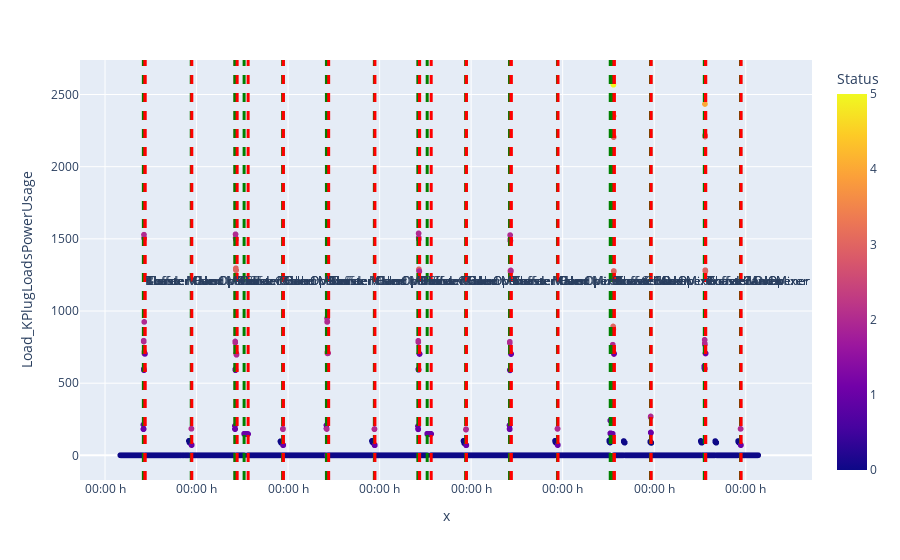

This figure's notebook cell:
### Code cell
fig = px.scatter(kitchenplugs, x=[time.timestamp()*1000 for time in kitchenplugs["Timestamp"]], y="Load_KPlugLoadsPowerUsage", color="Status")
for appliance, df in appliance_dict.items():
    for index in df.index:
        fig.add_vline(x=df.loc[index, "Timestamp"].timestamp()*1000, line_width=3, line_dash="dash",
                      annotation_text=df.loc[index, "Appliance"], line_color=df.loc[index, "Color"])  #

# fig.update_layout(
#     xaxis_tickformat = "yyyy-mm-dd HH:MM:SS"
# )

fig.update_layout(
            xaxis = {'type': 'date','tickformat': '%Y-%m-%d %H:%M:%S'},
            annotations=[{**a, **{"y":.5}}  for a in fig.to_dict()["layout"]["annotations"]]
            )

fig.update_layout(
    xaxis_tickformatstops = [
        dict(dtickrange=[None, 60000], value="%H:%M:%S s"),
        dict(dtickrange=[60000, 3600000], value="%H:%M m"),
        dict(dtickrange=[3600000, 86400000], value="%H:%M h"),
        dict(dtickrange=[86400000, 604800000], value="%e. %b d"),
        dict(dtickrange=[604800000, "M1"], value="%e. %b w"),
        dict(dtickrange=["M1", "M12"], value="%b '%y M"),
        dict(dtickrange=["M12", None], value="%Y Y")
    ]
)


fig.show()

### Figure 1 — Plotly figure (JSON) as saved in the notebook; plotly's stock layout.template omitted (floating-point values rounded to 4 significant figures; data arrays with more than 128 entries replaced by an {"elided": "..."} marker saying what was removed)
{"data": [{"hovertemplate": "x=%{x}<br>Load_KPlugLoadsPowerUsage=%{y}<br>Status=%{marker.color}<extra></extra>", "legendgroup": "", "marker": {"color": {"elided": "10001 float values"}, "coloraxis": "coloraxis", "symbol": "circle"}, "mode": "markers", "name": "", "showlegend": false, "x": {"elided": "10001 float values"}, "xaxis": "x", "y": {"elided": "10001 float values"}, "yaxis": "y", "type": "scattergl"}], "layout": {"xaxis": {"anchor": "y", "domain": [0.0, 1.0], "title": {"text": "x"}, "type": "date", "tickformat": "%Y-%m-%d %H:%M:%S", "tickformatstops": [{"dtickrange": [null, 60000], "value": "%H:%M:%S s"}, {"dtickrange": [60000, 3600000], "value": "%H:%M m"}, {"dtickrange": [3600000, 86400000], "value": "%H:%M h"}, {"dtickrange": [86400000, 604800000], "value": "%e. %b d"}, {"dtickrange": [604800000, "M1"], "value": "%e. %b w"}, {"dtickrange": ["M1", "M12"], "value": "%b '%y M"}, {"dtickrange": ["M12", null], "value": "%Y Y"}]}, "yaxis": {"anchor": "x", "domain": [0.0, 1.0], "title": {"text": "Load_KPlugLoadsPowerUsage"}}, "coloraxis": {"colorbar": {"title": {"text": "Status"}}, "colorscale": [[0.0, "#0d0887"], [0.1111, "#46039f"], [0.2222, "#7201a8"], [0.3333, "#9c179e"], [0.4444, "#bd3786"], [0.5556, "#d8576b"], [0.6667, "#ed7953"], [0.7778, "#fb9f3a"], [0.8889, "#fdca26"], [1.0, "#f0f921"]]}, "legend": {"tracegroupgap": 0}, "margin": {"t": 60}, "shapes": [{"line": {"color": "green", "dash": "dash", "width": 3}, "type": "line", "x0": 1373000000000.0, "x1": 1373000000000.0, "xref": "x", "y0": 0, "y1": 1, "yref": "y domain"}, {"line": {"color": "red", "dash": "dash", "width": 3}, "type": "line", "x0": 1373000000000.0, "x1": 1373000000000.0, "xref": "x", "y0": 0, "y1": 1, "yref": "y domain"}, {"line": {"color": "green", "dash": "dash", "width": 3}, "type": "line", "x0": 1373000000000.0, "x1": 1373000000000.0, "xref": "x", "y0": 0, "y1": 1, "yref": "y domain"}, {"line": {"color": "red", "dash": "dash", "width": 3}, "type": "line", "x0": 1373000000000.0, "x1": 1373000000000.0, "xref": "x", "y0": 0, "y1": 1, "yref": "y domain"}, {"line": {"color": "green", "dash": "dash", "width": 3}, "type": "line", "x0": 1373000000000.0, "x1": 1373000000000.0, "xref": "x", "y0": 0, "y1": 1, "yref": "y domain"}, {"line": {"color": "red", "dash": "dash", "width": 3}, "type": "line", "x0": 1373000000000.0, "x1": 1373000000000.0, "xref": "x", "y0": 0, "y1": 1, "yref": "y domain"}, {"line": {"color": "green", "dash": "dash", "width": 3}, "type": "line", "x0": 1373000000000.0, "x1": 1373000000000.0, "xref": "x", "y0": 0, "y1": 1, "yref": "y domain"}, {"line": {"color": "red", "dash": "dash", "width": 3}, "type": "line", "x0": 1373000000000.0, "x1": 1373000000000.0, "xref": "x", "y0": 0, "y1": 1, "yref": "y domain"}, {"line": {"color": "green", "dash": "dash", "width": 3}, "type": "line", "x0": 1373000000000.0, "x1": 1373000000000.0, "xref": "x", "y0": 0, "y1": 1, "yref": "y domain"}, {"line": {"color": "red", "dash": "dash", "width": 3}, "type": "line", "x0": 1373000000000.0, "x1": 1373000000000.0, "xref": "x", "y0": 0, "y1": 1, "yref": "y domain"}, {"line": {"color": "green", "dash": "dash", "width": 3}, "type": "line", "x0": 1373000000000.0, "x1": 1373000000000.0, "xref": "x", "y0": 0, "y1": 1, "yref": "y domain"}, {"line": {"color": "red", "dash": "dash", "width": 3}, "type": "line", "x0": 1373000000000.0, "x1": 1373000000000.0, "xref": "x", "y0": 0, "y1": 1, "yref": "y domain"}, {"line": {"color": "green", "dash": "dash", "width": 3}, "type": "line", "x0": 1373000000000.0, "x1": 1373000000000.0, "xref": "x", "y0": 0, "y1": 1, "yref": "y domain"}, {"line": {"color": "red", "dash": "dash", "width": 3}, "type": "line", "x0": 1373000000000.0, "x1": 1373000000000.0, "xref": "x", "y0": 0, "y1": 1, "yref": "y domain"}, {"line": {"color": "green", "dash": "dash", "width": 3}, "type": "line", "x0": 1373000000000.0, "x1": 1373000000000.0, "xref": "x", "y0": 0, "y1": 1, "yref": "y domain"}, {"line": {"color": "red", "dash": "dash", "width": 3}, "type": "line", "x0": 1373000000000.0, "x1": 1373000000000.0, "xref": "x", "y0": 0, "y1": 1, "yref": "y domain"}, {"line": {"color": "green", "dash": "dash", "width": 3}, "type": "line", "x0": 1373000000000.0, "x1": 1373000000000.0, "xref": "x", "y0": 0, "y1": 1, "yref": "y domain"}, {"line": {"color": "red", "dash": "dash", "width": 3}, "type": "line", "x0": 1373000000000.0, "x1": 1373000000000.0, "xref": "x", "y0": 0, "y1": 1, "yref": "y domain"}, {"line": {"color": "green", "dash": "dash", "width": 3}, "type": "line", "x0": 1373000000000.0, "x1": 1373000000000.0, "xref": "x", "y0": 0, "y1": 1, "yref": "y domain"}, {"line": {"color": "red", "dash": "dash", "width": 3}, "type": "line", "x0": 1373000000000.0, "x1": 1373000000000.0, "xref": "x", "y0": 0, "y1": 1, "yref": "y domain"}, {"line": {"color": "green", "dash": "dash", "width": 3}, "type": "line", "x0": 1373000000000.0, "x1": 1373000000000.0, "xref": "x", "y0": 0, "y1": 1, "yref": "y domain"}, {"line": {"color": "red", "dash": "dash", "width": 3}, "type": "line", "x0": 1373000000000.0, "x1": 1373000000000.0, "xref": "x", "y0": 0, "y1": 1, "yref": "y domain"}, {"line": {"color": "green", "dash": "dash", "width": 3}, "type": "line", "x0": 1373000000000.0, "x1": 1373000000000.0, "xref": "x", "y0": 0, "y1": 1, "yref": "y domain"}, {"line": {"color": "red", "dash": "dash", "width": 3}, "type": "line", "x0": 1373000000000.0, "x1": 1373000000000.0, "xref": "x", "y0": 0, "y1": 1, "yref": "y domain"}, {"line": {"color": "green", "dash": "dash", "width": 3}, "type": "line", "x0": 1373000000000.0, "x1": 1373000000000.0, "xref": "x", "y0": 0, "y1": 1, "yref": "y domain"}, {"line": {"color": "red", "dash": "dash", "width": 3}, "type": "line", "x0": 1373000000000.0, "x1": 1373000000000.0, "xref": "x", "y0": 0, "y1": 1, "yref": "y domain"}, {"line": {"color": "green", "dash": "dash", "width": 3}, "type": "line", "x0": 1373000000000.0, "x1": 1373000000000.0, "xref": "x", "y0": 0, "y1": 1, "yref": "y domain"}, {"line": {"color": "red", "dash": "dash", "width": 3}, "type": "line", "x0": 1373000000000.0, "x1": 1373000000000.0, "xref": "x", "y0": 0, "y1": 1, "yref": "y domain"}, {"line": {"color": "green", "dash": "dash", "width": 3}, "type": "line", "x0": 1373000000000.0, "x1": 1373000000000.0, "xref": "x", "y0": 0, "y1": 1, "yref": "y domain"}, {"line": {"color": "red", "dash": "dash", "width": 3}, "type": "line", "x0": 1373000000000.0, "x1": 1373000000000.0, "xref": "x", "y0": 0, "y1": 1, "yref": "y domain"}, {"line": {"color": "green", "dash": "dash", "width": 3}, "type": "line", "x0": 1373000000000.0, "x1": 1373000000000.0, "xref": "x", "y0": 0, "y1": 1, "yref": "y domain"}, {"line": {"color": "red", "dash": "dash", "width": 3}, "type": "line", "x0": 1373000000000.0, "x1": 1373000000000.0, "xref": "x", "y0": 0, "y1": 1, "yref": "y domain"}, {"line": {"color": "green", "dash": "dash", "width": 3}, "type": "line", "x0": 1373000000000.0, "x1": 1373000000000.0, "xref": "x", "y0": 0, "y1": 1, "yref": "y domain"}, {"line": {"color": "red", "dash": "dash", "width": 3}, "type": "line", "x0": 1373000000000.0, "x1": 1373000000000.0, "xref": "x", "y0": 0, "y1": 1, "yref": "y domain"}, {"line": {"color": "green", "dash": "dash", "width": 3}, "type": "line", "x0": 1373000000000.0, "x1": 1373000000000.0, "xref": "x", "y0": 0, "y1": 1, "yref": "y domain"}, {"line": {"color": "red", "dash": "dash", "width": 3}, "type": "line", "x0": 1373000000000.0, "x1": 1373000000000.0, "xref": "x", "y0": 0, "y1": 1, "yref": "y domain"}, {"line": {"color": "green", "dash": "dash", "width": 3}, "type": "line", "x0": 1373000000000.0, "x1": 1373000000000.0, "xref": "x", "y0": 0, "y1": 1, "yref": "y domain"}, {"line": {"color": "red", "dash": "dash", "width": 3}, "type": "line", "x0": 1373000000000.0, "x1": 1373000000000.0, "xref": "x", "y0": 0, "y1": 1, "yref": "y domain"}, {"line": {"color": "green", "dash": "dash", "width": 3}, "type": "line", "x0": 1373000000000.0, "x1": 1373000000000.0, "xref": "x", "y0": 0, "y1": 1, "yref": "y domain"}, {"line": {"color": "red", "dash": "dash", "width": 3}, "type": "line", "x0": 1373000000000.0, "x1": 1373000000000.0, "xref": "x", "y0": 0, "y1": 1, "yref": "y domain"}, {"line": {"color": "green", "dash": "dash", "width": 3}, "type": "line", "x0": 1373000000000.0, "x1": 1373000000000.0, "xref": "x", "y0": 0, "y1": 1, "yref": "y domain"}, {"line": {"color": "red", "dash": "dash", "width": 3}, "type": "line", "x0": 1373000000000.0, "x1": 1373000000000.0, "xref": "x", "y0": 0, "y1": 1, "yref": "y domain"}, {"line": {"color": "green", "dash": "dash", "width": 3}, "type": "line", "x0": 1373000000000.0, "x1": 1373000000000.0, "xref": "x", "y0": 0, "y1": 1, "yref": "y domain"}, {"line": {"color": "red", "dash": "dash", "width": 3}, "type": "line", "x0": 1373000000000.0, "x1": 1373000000000.0, "xref": "x", "y0": 0, "y1": 1, "yref": "y domain"}, {"line": {"color": "green", "dash": "dash", "width": 3}, "type": "line", "x0": 1373000000000.0, "x1": 1373000000000.0, "xref": "x", "y0": 0, "y1": 1, "yref": "y domain"}, {"line": {"color": "red", "dash": "dash", "width": 3}, "type": "line", "x0": 1373000000000.0, "x1": 1373000000000.0, "xref": "x", "y0": 0, "y1": 1, "yref": "y domain"}, {"line": {"color": "green", "dash": "dash", "width": 3}, "type": "line", "x0": 1373000000000.0, "x1": 1373000000000.0, "xref": "x", "y0": 0, "y1": 1, "yref": "y domain"}, {"line": {"color": "red", "dash": "dash", "width": 3}, "type": "line", "x0": 1373000000000.0, "x1": 1373000000000.0, "xref": "x", "y0": 0, "y1": 1, "yref": "y domain"}, {"line": {"color": "green", "dash": "dash", "width": 3}, "type": "line", "x0": 1373000000000.0, "x1": 1373000000000.0, "xref": "x", "y0": 0, "y1": 1, "yref": "y domain"}, {"line": {"color": "red", "dash": "dash", "width": 3}, "type": "line", "x0": 1373000000000.0, "x1": 1373000000000.0, "xref": "x", "y0": 0, "y1": 1, "yref": "y domain"}, {"line": {"color": "green", "dash": "dash", "width": 3}, "type": "line", "x0": 1373000000000.0, "x1": 1373000000000.0, "xref": "x", "y0": 0, "y1": 1, "yref": "y domain"}, {"line": {"color": "red", "dash": "dash", "width": 3}, "type": "line", "x0": 1373000000000.0, "x1": 1373000000000.0, "xref": "x", "y0": 0, "y1": 1, "yref": "y domain"}, {"line": {"color": "green", "dash": "dash", "width": 3}, "type": "line", "x0": 1373000000000.0, "x1": 1373000000000.0, "xref": "x", "y0": 0, "y1": 1, "yref": "y domain"}, {"line": {"color": "red", "dash": "dash", "width": 3}, "type": "line", "x0": 1373000000000.0, "x1": 1373000000000.0, "xref": "x", "y0": 0, "y1": 1, "yref": "y domain"}, {"line": {"color": "green", "dash": "dash", "width": 3}, "type": "line", "x0": 1373000000000.0, "x1": 1373000000000.0, "xref": "x", "y0": 0, "y1": 1, "yref": "y domain"}, {"line": {"color": "red", "dash": "dash", "width": 3}, "type": "line", "x0": 1373000000000.0, "x1": 1373000000000.0, "xref": "x", "y0": 0, "y1": 1, "yref": "y domain"}, {"line": {"color": "green", "dash": "dash", "width": 3}, "type": "line", "x0": 1373000000000.0, "x1": 1373000000000.0, "xref": "x", "y0": 0, "y1": 1, "yref": "y domain"}, {"line": {"color": "red", "dash": "dash", "width": 3}, "type": "line", "x0": 1373000000000.0, "x1": 1373000000000.0, "xref": "x", "y0": 0, "y1": 1, "yref": "y domain"}, {"line": {"color": "green", "dash": "dash", "width": 3}, "type": "line", "x0": 1373000000000.0, "x1": 1373000000000.0, "xref": "x", "y0": 0, "y1": 1, "yref": "y domain"}, {"line": {"color": "red", "dash": "dash", "width": 3}, "type": "line", "x0": 1373000000000.0, "x1": 1373000000000.0, "xref": "x", "y0": 0, "y1": 1, "yref": "y domain"}, {"line": {"color": "green", "dash": "dash", "width": 3}, "type": "line", "x0": 1373000000000.0, "x1": 1373000000000.0, "xref": "x", "y0": 0, "y1": 1, "yref": "y domain"}, {"line": {"color": "red", "dash": "dash", "width": 3}, "type": "line", "x0": 1373000000000.0, "x1": 1373000000000.0, "xref": "x", "y0": 0, "y1": 1, "yref": "y domain"}, {"line": {"color": "green", "dash": "dash", "width": 3}, "type": "line", "x0": 1373000000000.0, "x1": 1373000000000.0, "xref": "x", "y0": 0, "y1": 1, "yref": "y domain"}, {"line": {"color": "red", "dash": "dash", "width": 3}, "type": "line", "x0": 1373000000000.0, "x1": 1373000000000.0, "xref": "x", "y0": 0, "y1": 1, "yref": "y domain"}, {"line": {"color": "green", "dash": "dash", "width": 3}, "type": "line", "x0": 1373000000000.0, "x1": 1373000000000.0, "xref": "x", "y0": 0, "y1": 1, "yref": "y domain"}, {"line": {"color": "red", "dash": "dash", "width": 3}, "type": "line", "x0": 1373000000000.0, "x1": 1373000000000.0, "xref": "x", "y0": 0, "y1": 1, "yref": "y domain"}, {"line": {"color": "green", "dash": "dash", "width": 3}, "type": "line", "x0": 1373000000000.0, "x1": 1373000000000.0, "xref": "x", "y0": 0, "y1": 1, "yref": "y domain"}, {"line": {"color": "red", "dash": "dash", "width": 3}, "type": "line", "x0": 1373000000000.0, "x1": 1373000000000.0, "xref": "x", "y0": 0, "y1": 1, "yref": "y domain"}, {"line": {"color": "green", "dash": "dash", "width": 3}, "type": "line", "x0": 1373000000000.0, "x1": 1373000000000.0, "xref": "x", "y0": 0, "y1": 1, "yref": "y domain"}, {"line": {"color": "red", "dash": "dash", "width": 3}, "type": "line", "x0": 1373000000000.0, "x1": 1373000000000.0, "xref": "x", "y0": 0, "y1": 1, "yref": "y domain"}, {"line": {"color": "green", "dash": "dash", "width": 3}, "type": "line", "x0": 1373000000000.0, "x1": 1373000000000.0, "xref": "x", "y0": 0, "y1": 1, "yref": "y domain"}, {"line": {"color": "red", "dash": "dash", "width": 3}, "type": "line", "x0": 1373000000000.0, "x1": 1373000000000.0, "xref": "x", "y0": 0, "y1": 1, "yref": "y domain"}, {"line": {"color": "green", "dash": "dash", "width": 3}, "type": "line", "x0": 1373000000000.0, "x1": 1373000000000.0, "xref": "x", "y0": 0, "y1": 1, "yref": "y domain"}, {"line": {"color": "red", "dash": "dash", "width": 3}, "type": "line", "x0": 1373000000000.0, "x1": 1373000000000.0, "xref": "x", "y0": 0, "y1": 1, "yref": "y domain"}, {"line": {"color": "green", "dash": "dash", "width": 3}, "type": "line", "x0": 1373000000000.0, "x1": 1373000000000.0, "xref": "x", "y0": 0, "y1": 1, "yref": "y domain"}, {"line": {"color": "red", "dash": "dash", "width": 3}, "type": "line", "x0": 1373000000000.0, "x1": 1373000000000.0, "xref": "x", "y0": 0, "y1": 1, "yref": "y domain"}, {"line": {"color": "green", "dash": "dash", "width": 3}, "type": "line", "x0": 1373000000000.0, "x1": 1373000000000.0, "xref": "x", "y0": 0, "y1": 1, "yref": "y domain"}, {"line": {"color": "red", "dash": "dash", "width": 3}, "type": "line", "x0": 1373000000000.0, "x1": 1373000000000.0, "xref": "x", "y0": 0, "y1": 1, "yref": "y domain"}, {"line": {"color": "green", "dash": "dash", "width": 3}, "type": "line", "x0": 1373000000000.0, "x1": 1373000000000.0, "xref": "x", "y0": 0, "y1": 1, "yref": "y domain"}, {"line": {"color": "red", "dash": "dash", "width": 3}, "type": "line", "x0": 1373000000000.0, "x1": 1373000000000.0, "xref": "x", "y0": 0, "y1": 1, "yref": "y domain"}, {"line": {"color": "green", "dash": "dash", "width": 3}, "type": "line", "x0": 1373000000000.0, "x1": 1373000000000.0, "xref": "x", "y0": 0, "y1": 1, "yref": "y domain"}, {"line": {"color": "red", "dash": "dash", "width": 3}, "type": "line", "x0": 1373000000000.0, "x1": 1373000000000.0, "xref": "x", "y0": 0, "y1": 1, "yref": "y domain"}, {"line": {"color": "green", "dash": "dash", "width": 3}, "type": "line", "x0": 1373000000000.0, "x1": 1373000000000.0, "xref": "x", "y0": 0, "y1": 1, "yref": "y domain"}, {"line": {"color": "red", "dash": "dash", "width": 3}, "type": "line", "x0": 1373000000000.0, "x1": 1373000000000.0, "xref": "x", "y0": 0, "y1": 1, "yref": "y domain"}, {"line": {"color": "green", "dash": "dash", "width": 3}, "type": "line", "x0": 1373000000000.0, "x1": 1373000000000.0, "xref": "x", "y0": 0, "y1": 1, "yref": "y domain"}, {"line": {"color": "red", "dash": "dash", "width": 3}, "type": "line", "x0": 1373000000000.0, "x1": 1373000000000.0, "xref": "x", "y0": 0, "y1": 1, "yref": "y domain"}, {"line": {"color": "green", "dash": "dash", "width": 3}, "type": "line", "x0": 1373000000000.0, "x1": 1373000000000.0, "xref": "x", "y0": 0, "y1": 1, "yref": "y domain"}, {"line": {"color": "red", "dash": "dash", "width": 3}, "type": "line", "x0": 1373000000000.0, "x1": 1373000000000.0, "xref": "x", "y0": 0, "y1": 1, "yref": "y domain"}, {"line": {"color": "green", "dash": "dash", "width": 3}, "type": "line", "x0": 1373000000000.0, "x1": 1373000000000.0, "xref": "x", "y0": 0, "y1": 1, "yref": "y domain"}, {"line": {"color": "red", "dash": "dash", "width": 3}, "type": "line", "x0": 1373000000000.0, "x1": 1373000000000.0, "xref": "x", "y0": 0, "y1": 1, "yref": "y domain"}], "annotations": [{"showarrow": false, "text": "Blender", "x": 1373000000000.0, "xanchor": "left", "xref": "x", "y": 0.5, "yanchor": "top", "yref": "y domain"}, {"showarrow": false, "text": "Blender", "x": 1373000000000.0, "xanchor": "left", "xref": "x", "y": 0.5, "yanchor": "top", "yref": "y domain"}, {"showarrow": false, "text": "Blender", "x": 1373000000000.0, "xanchor": "left", "xref": "x", "y": 0.5, "yanchor": "top", "yref": "y domain"}, {"showarrow": false, "text": "Blender", "x": 1373000000000.0, "xanchor": "left", "xref": "x", "y": 0.5, "yanchor": "top", "yref": "y domain"}, {"showarrow": false, "text": "Blender", "x": 1373000000000.0, "xanchor": "left", "xref": "x", "y": 0.5, "yanchor": "top", "yref": "y domain"}, {"showarrow": false, "text": "Blender", "x": 1373000000000.0, "xanchor": "left", "xref": "x", "y": 0.5, "yanchor": "top", "yref": "y domain"}, {"showarrow": false, "text": "Blender", "x": 1373000000000.0, "xanchor": "left", "xref": "x", "y": 0.5, "yanchor": "top", "yref": "y domain"}, {"showarrow": false, "text": "Blender", "x": 1373000000000.0, "xanchor": "left", "xref": "x", "y": 0.5, "yanchor": "top", "yref": "y domain"}, {"showarrow": false, "text": "Blender", "x": 1373000000000.0, "xanchor": "left", "xref": "x", "y": 0.5, "yanchor": "top", "yref": "y domain"}, {"showarrow": false, "text": "Blender", "x": 1373000000000.0, "xanchor": "left", "xref": "x", "y": 0.5, "yanchor": "top", "yref": "y domain"}, {"showarrow": false, "text": "Blender", "x": 1373000000000.0, "xanchor": "left", "xref": "x", "y": 0.5, "yanchor": "top", "yref": "y domain"}, {"showarrow": false, "text": "Blender", "x": 1373000000000.0, "xanchor": "left", "xref": "x", "y": 0.5, "yanchor": "top", "yref": "y domain"}, {"showarrow": false, "text": "Blender", "x": 1373000000000.0, "xanchor": "left", "xref": "x", "y": 0.5, "yanchor": "top", "yref": "y domain"}, {"showarrow": false, "text": "Blender", "x": 1373000000000.0, "xanchor": "left", "xref": "x", "y": 0.5, "yanchor": "top", "yref": "y domain"}, {"showarrow": false, "text": "Toaster Oven", "x": 1373000000000.0, "xanchor": "left", "xref": "x", "y": 0.5, "yanchor": "top", "yref": "y domain"}, {"showarrow": false, "text": "Toaster Oven", "x": 1373000000000.0, "xanchor": "left", "xref": "x", "y": 0.5, "yanchor": "top", "yref": "y domain"}, {"showarrow": false, "text": "Toaster Oven", "x": 1373000000000.0, "xanchor": "left", "xref": "x", "y": 0.5, "yanchor": "top", "yref": "y domain"}, {"showarrow": false, "text": "Toaster Oven", "x": 1373000000000.0, "xanchor": "left", "xref": "x", "y": 0.5, "yanchor": "top", "yref": "y domain"}, {"showarrow": false, "text": "Toaster Oven", "x": 1373000000000.0, "xanchor": "left", "xref": "x", "y": 0.5, "yanchor": "top", "yref": "y domain"}, {"showarrow": false, "text": "Toaster Oven", "x": 1373000000000.0, "xanchor": "left", "xref": "x", "y": 0.5, "yanchor": "top", "yref": "y domain"}, {"showarrow": false, "text": "Toaster Oven", "x": 1373000000000.0, "xanchor": "left", "xref": "x", "y": 0.5, "yanchor": "top", "yref": "y domain"}, {"showarrow": false, "text": "Toaster Oven", "x": 1373000000000.0, "xanchor": "left", "xref": "x", "y": 0.5, "yanchor": "top", "yref": "y domain"}, {"showarrow": false, "text": "Toaster Oven", "x": 1373000000000.0, "xanchor": "left", "xref": "x", "y": 0.5, "yanchor": "top", "yref": "y domain"}, {"showarrow": false, "text": "Toaster Oven", "x": 1373000000000.0, "xanchor": "left", "xref": "x", "y": 0.5, "yanchor": "top", "yref": "y domain"}, {"showarrow": false, "text": "Toaster Oven", "x": 1373000000000.0, "xanchor": "left", "xref": "x", "y": 0.5, "yanchor": "top", "yref": "y domain"}, {"showarrow": false, "text": "Toaster Oven", "x": 1373000000000.0, "xanchor": "left", "xref": "x", "y": 0.5, "yanchor": "top", "yref": "y domain"}, {"showarrow": false, "text": "Toaster Oven", "x": 1373000000000.0, "xanchor": "left", "xref": "x", "y": 0.5, "yanchor": "top", "yref": "y domain"}, {"showarrow": false, "text": "Toaster Oven", "x": 1373000000000.0, "xanchor": "left", "xref": "x", "y": 0.5, "yanchor": "top", "yref": "y domain"}, {"showarrow": false, "text": "Slow Cooker", "x": 1373000000000.0, "xanchor": "left", "xref": "x", "y": 0.5, "yanchor": "top", "yref": "y domain"}, {"showarrow": false, "text": "Slow Cooker", "x": 1373000000000.0, "xanchor": "left", "xref": "x", "y": 0.5, "yanchor": "top", "yref": "y domain"}, {"showarrow": false, "text": "Slow Cooker", "x": 1373000000000.0, "xanchor": "left", "xref": "x", "y": 0.5, "yanchor": "top", "yref": "y domain"}, {"showarrow": false, "text": "Slow Cooker", "x": 1373000000000.0, "xanchor": "left", "xref": "x", "y": 0.5, "yanchor": "top", "yref": "y domain"}, {"showarrow": false, "text": "Slow Cooker", "x": 1373000000000.0, "xanchor": "left", "xref": "x", "y": 0.5, "yanchor": "top", "yref": "y domain"}, {"showarrow": false, "text": "Slow Cooker", "x": 1373000000000.0, "xanchor": "left", "xref": "x", "y": 0.5, "yanchor": "top", "yref": "y domain"}, {"showarrow": false, "text": "Toaster", "x": 1373000000000.0, "xanchor": "left", "xref": "x", "y": 0.5, "yanchor": "top", "yref": "y domain"}, {"showarrow": false, "text": "Toaster", "x": 1373000000000.0, "xanchor": "left", "xref": "x", "y": 0.5, "yanchor": "top", "yref": "y domain"}, {"showarrow": false, "text": "Toaster", "x": 1373000000000.0, "xanchor": "left", "xref": "x", "y": 0.5, "yanchor": "top", "yref": "y domain"}, {"showarrow": false, "text": "Toaster", "x": 1373000000000.0, "xanchor": "left", "xref": "x", "y": 0.5, "yanchor": "top", "yref": "y domain"}, {"showarrow": false, "text": "Toaster", "x": 1373000000000.0, "xanchor": "left", "xref": "x", "y": 0.5, "yanchor": "top", "yref": "y domain"}, {"showarrow": false, "text": "Toaster", "x": 1373000000000.0, "xanchor": "left", "xref": "x", "y": 0.5, "yanchor": "top", "yref": "y domain"}, {"showarrow": false, "text": "Toaster", "x": 1373000000000.0, "xanchor": "left", "xref": "x", "y": 0.5, "yanchor": "top", "yref": "y domain"}, {"showarrow": false, "text": "Toaster", "x": 1373000000000.0, "xanchor": "left", "xref": "x", "y": 0.5, "yanchor": "top", "yref": "y domain"}, {"showarrow": false, "text": "Toaster", "x": 1373000000000.0, "xanchor": "left", "xref": "x", "y": 0.5, "yanchor": "top", "yref": "y domain"}, {"showarrow": false, "text": "Toaster", "x": 1373000000000.0, "xanchor": "left", "xref": "x", "y": 0.5, "yanchor": "top", "yref": "y domain"}, {"showarrow": false, "text": "Toaster", "x": 1373000000000.0, "xanchor": "left", "xref": "x", "y": 0.5, "yanchor": "top", "yref": "y domain"}, {"showarrow": false, "text": "Toaster", "x": 1373000000000.0, "xanchor": "left", "xref": "x", "y": 0.5, "yanchor": "top", "yref": "y domain"}, {"showarrow": false, "text": "Toaster", "x": 1373000000000.0, "xanchor": "left", "xref": "x", "y": 0.5, "yanchor": "top", "yref": "y domain"}, {"showarrow": false, "text": "Toaster", "x": 1373000000000.0, "xanchor": "left", "xref": "x", "y": 0.5, "yanchor": "top", "yref": "y domain"}, {"showarrow": false, "text": "Hand Mixer", "x": 1373000000000.0, "xanchor": "left", "xref": "x", "y": 0.5, "yanchor": "top", "yref": "y domain"}, {"showarrow": false, "text": "Hand Mixer", "x": 1373000000000.0, "xanchor": "left", "xref": "x", "y": 0.5, "yanchor": "top", "yref": "y domain"}, {"showarrow": false, "text": "Hand Mixer", "x": 1373000000000.0, "xanchor": "left", "xref": "x", "y": 0.5, "yanchor": "top", "yref": "y domain"}, {"showarrow": false, "text": "Hand Mixer", "x": 1373000000000.0, "xanchor": "left", "xref": "x", "y": 0.5, "yanchor": "top", "yref": "y domain"}, {"showarrow": false, "text": "Hand Mixer", "x": 1373000000000.0, "xanchor": "left", "xref": "x", "y": 0.5, "yanchor": "top", "yref": "y domain"}, {"showarrow": false, "text": "Hand Mixer", "x": 1373000000000.0, "xanchor": "left", "xref": "x", "y": 0.5, "yanchor": "top", "yref": "y domain"}, {"showarrow": false, "text": "Hand Mixer", "x": 1373000000000.0, "xanchor": "left", "xref": "x", "y": 0.5, "yanchor": "top", "yref": "y domain"}, {"showarrow": false, "text": "Hand Mixer", "x": 1373000000000.0, "xanchor": "left", "xref": "x", "y": 0.5, "yanchor": "top", "yref": "y domain"}, {"showarrow": false, "text": "Hand Mixer", "x": 1373000000000.0, "xanchor": "left", "xref": "x", "y": 0.5, "yanchor": "top", "yref": "y domain"}, {"showarrow": false, "text": "Hand Mixer", "x": 1373000000000.0, "xanchor": "left", "xref": "x", "y": 0.5, "yanchor": "top", "yref": "y domain"}, {"showarrow": false, "text": "Hand Mixer", "x": 1373000000000.0, "xanchor": "left", "xref": "x", "y": 0.5, "yanchor": "top", "yref": "y domain"}, {"showarrow": false, "text": "Hand Mixer", "x": 1373000000000.0, "xanchor": "left", "xref": "x", "y": 0.5, "yanchor": "top", "yref": "y domain"}, {"showarrow": false, "text": "Hand Mixer", "x": 1373000000000.0, "xanchor": "left", "xref": "x", "y": 0.5, "yanchor": "top", "yref": "y domain"}, {"showarrow": false, "text": "Hand Mixer", "x": 1373000000000.0, "xanchor": "left", "xref": "x", "y": 0.5, "yanchor": "top", "yref": "y domain"}, {"showarrow": false, "text": "Can Opener", "x": 1373000000000.0, "xanchor": "left", "xref": "x", "y": 0.5, "yanchor": "top", "yref": "y domain"}, {"showarrow": false, "text": "Can Opener", "x": 1373000000000.0, "xanchor": "left", "xref": "x", "y": 0.5, "yanchor": "top", "yref": "y domain"}, {"showarrow": false, "text": "Can Opener", "x": 1373000000000.0, "xanchor": "left", "xref": "x", "y": 0.5, "yanchor": "top", "yref": "y domain"}, {"showarrow": false, "text": "Can Opener", "x": 1373000000000.0, "xanchor": "left", "xref": "x", "y": 0.5, "yanchor": "top", "yref": "y domain"}, {"showarrow": false, "text": "Can Opener", "x": 1373000000000.0, "xanchor": "left", "xref": "x", "y": 0.5, "yanchor": "top", "yref": "y domain"}, {"showarrow": false, "text": "Can Opener", "x": 1373000000000.0, "xanchor": "left", "xref": "x", "y": 0.5, "yanchor": "top", "yref": "y domain"}, {"showarrow": false, "text": "Can Opener", "x": 1373000000000.0, "xanchor": "left", "xref": "x", "y": 0.5, "yanchor": "top", "yref": "y domain"}, {"showarrow": false, "text": "Can Opener", "x": 1373000000000.0, "xanchor": "left", "xref": "x", "y": 0.5, "yanchor": "top", "yref": "y domain"}, {"showarrow": false, "text": "Can Opener", "x": 1373000000000.0, "xanchor": "left", "xref": "x", "y": 0.5, "yanchor": "top", "yref": "y domain"}, {"showarrow": false, "text": "Can Opener", "x": 1373000000000.0, "xanchor": "left", "xref": "x", "y": 0.5, "yanchor": "top", "yref": "y domain"}, {"showarrow": false, "text": "Can Opener", "x": 1373000000000.0, "xanchor": "left", "xref": "x", "y": 0.5, "yanchor": "top", "yref": "y domain"}, {"showarrow": false, "text": "Can Opener", "x": 1373000000000.0, "xanchor": "left", "xref": "x", "y": 0.5, "yanchor": "top", "yref": "y domain"}, {"showarrow": false, "text": "Can Opener", "x": 1373000000000.0, "xanchor": "left", "xref": "x", "y": 0.5, "yanchor": "top", "yref": "y domain"}, {"showarrow": false, "text": "Can Opener", "x": 1373000000000.0, "xanchor": "left", "xref": "x", "y": 0.5, "yanchor": "top", "yref": "y domain"}, {"showarrow": false, "text": "Coffee Maker", "x": 1373000000000.0, "xanchor": "left", "xref": "x", "y": 0.5, "yanchor": "top", "yref": "y domain"}, {"showarrow": false, "text": "Coffee Maker", "x": 1373000000000.0, "xanchor": "left", "xref": "x", "y": 0.5, "yanchor": "top", "yref": "y domain"}, {"showarrow": false, "text": "Coffee Maker", "x": 1373000000000.0, "xanchor": "left", "xref": "x", "y": 0.5, "yanchor": "top", "yref": "y domain"}, {"showarrow": false, "text": "Coffee Maker", "x": 1373000000000.0, "xanchor": "left", "xref": "x", "y": 0.5, "yanchor": "top", "yref": "y domain"}, {"showarrow": false, "text": "Coffee Maker", "x": 1373000000000.0, "xanchor": "left", "xref": "x", "y": 0.5, "yanchor": "top", "yref": "y domain"}, {"showarrow": false, "text": "Coffee Maker", "x": 1373000000000.0, "xanchor": "left", "xref": "x", "y": 0.5, "yanchor": "top", "yref": "y domain"}, {"showarrow": false, "text": "Coffee Maker", "x": 1373000000000.0, "xanchor": "left", "xref": "x", "y": 0.5, "yanchor": "top", "yref": "y domain"}, {"showarrow": false, "text": "Coffee Maker", "x": 1373000000000.0, "xanchor": "left", "xref": "x", "y": 0.5, "yanchor": "top", "yref": "y domain"}, {"showarrow": false, "text": "Coffee Maker", "x": 1373000000000.0, "xanchor": "left", "xref": "x", "y": 0.5, "yanchor": "top", "yref": "y domain"}, {"showarrow": false, "text": "Coffee Maker", "x": 1373000000000.0, "xanchor": "left", "xref": "x", "y": 0.5, "yanchor": "top", "yref": "y domain"}, {"showarrow": false, "text": "Coffee Maker", "x": 1373000000000.0, "xanchor": "left", "xref": "x", "y": 0.5, "yanchor": "top", "yref": "y domain"}, {"showarrow": false, "text": "Coffee Maker", "x": 1373000000000.0, "xanchor": "left", "xref": "x", "y": 0.5, "yanchor": "top", "yref": "y domain"}, {"showarrow": false, "text": "Coffee Maker", "x": 1373000000000.0, "xanchor": "left", "xref": "x", "y": 0.5, "yanchor": "top", "yref": "y domain"}, {"showarrow": false, "text": "Coffee Maker", "x": 1373000000000.0, "xanchor": "left", "xref": "x", "y": 0.5, "yanchor": "top", "yref": "y domain"}]}}
